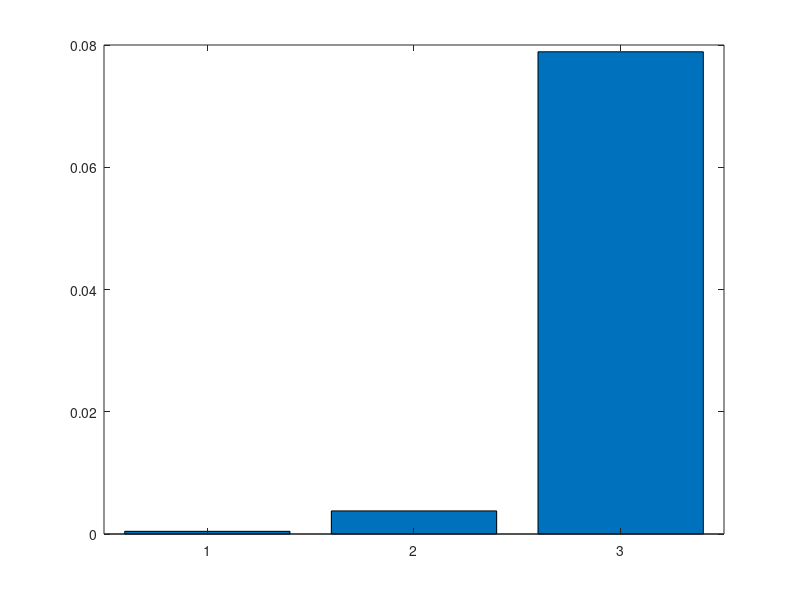
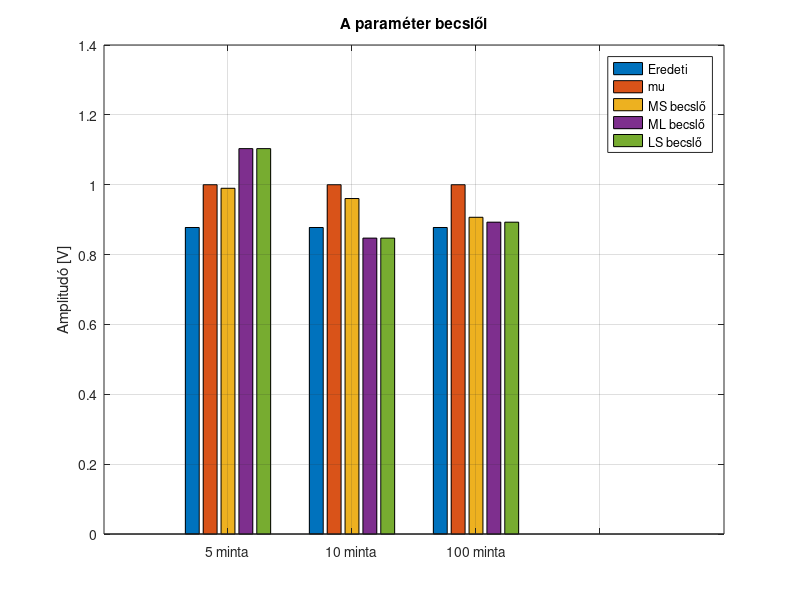
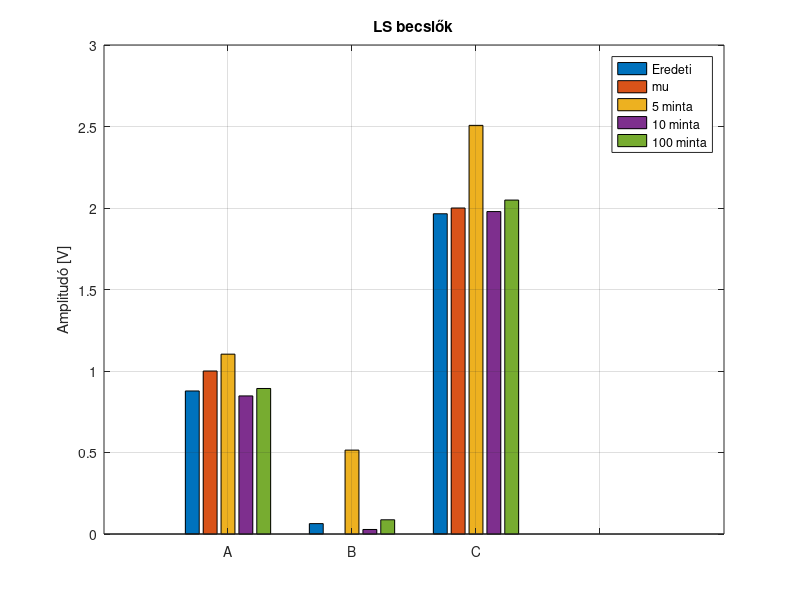
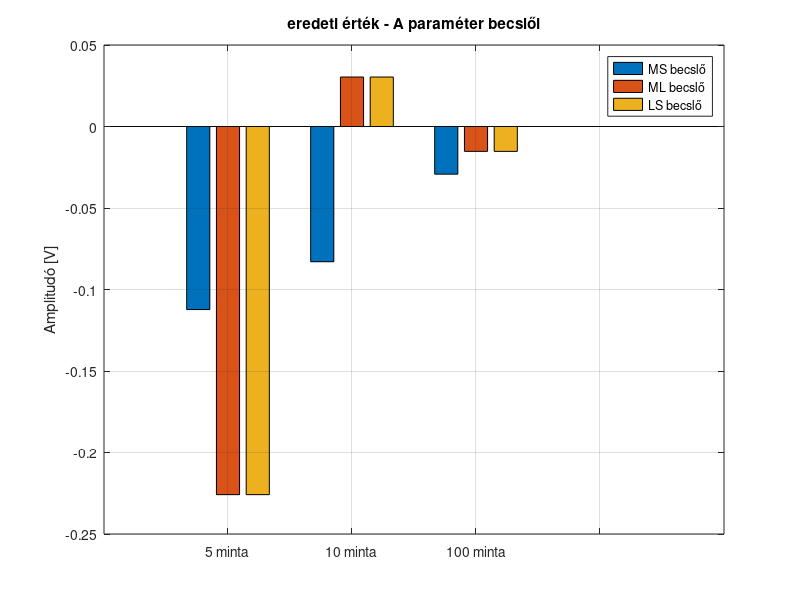

Source code (MATLAB) for these figures, in order:
%% Clean up
    clear;
    close all;
    clc;

%% Parametetek
    mu_A        = 1;    % V
    mu_B        = 0;    % V
    mu_C        = 2;    % V
    o_a         = .1;   % V
    o_w         = .1;   % V
    ro          = .1;   % 
    t_0         = 10;   % ms
    f_0         = 50;   % Hz
    rendszer    = 'E';  % 
    r           = .88;  % 
    P           = 25;   % 

%% Parameterek koherense telete
    t_0 = t_0/1000;

%% Elso feladat - Jelgenerator
    % Parameterek
    N_5   =   5;
    N_10  =  10;
    N_100 = 100;        % minta darabszama
   
    Periods = .1;    % vett periodusok
    
    % Valtozok
    t_5   = linspace(0+t_0, ((Periods/f_0)+t_0), N_5);
    t_10  = linspace(0+t_0, ((Periods/f_0)+t_0), N_10);
    t_100 = linspace(0+t_0, ((Periods/f_0)+t_0), N_100);

    % A, B, C parameterek meghatarozasa
    C_aa = o_a^2 .* [1, ro, ro^2; ro, 1, ro; ro^2, ro, 1];
    rng('default');  % Visszaallitjuk a generator alapertelmezett allapotat a reprodukalhatosag erdekeben
    X = mvnrnd([mu_A, mu_B, mu_C], C_aa, 1);
    A = X(1);
    B = X(2);
    C = X(3);

    % Zajos jel generalasa
    sn = @(t) A*sin(2*pi*f_0*t) + B*cos(2*pi*f_0*t) + C + o_w*rand;
    u_5   = zeros(N_5,1);
    u_10  = zeros(N_10,1);
    u_100 = zeros(N_100,1);

    for k=1:N_5
        u_5(k)   = sn(t_5(k));
    end
    for k=1:N_10
        u_10(k)  = sn(t_10(k));
    end
    for k=1:N_100
        u_100(k) = sn(t_100(k));
    end
    figure(1);
        plot(t_5,u_5,t_10,u_10,t_100,u_100, LineWidth=1.5);
        grid on;
        title('Generált zajos jel');
        xlabel('Idő [s]');
        ylabel('Amlitudó [V]');
        legend('5 minta', '10 minta', '100 minta');

%% Masodik feladat - MS becslo
    % Megfigyelesi matrix
    U     = @(n,t) [sin(2*pi*f_0*t'),cos(2*pi*f_0*t'),ones(n,1)];
    C_nn  = @(n) eye(n)*o_w^2;
    C_aaz = @(n,t) U(n,t).'*inv(C_nn(n))*U(n,t)+inv(C_aa);

    MS = @(u,n,t) [mu_A; mu_B; mu_C] + inv(C_aaz(n,t)) * U(n,t).'*inv(C_nn(n))*(u-(U(n,t)*[mu_A;mu_B;mu_C]));

    % a - a tenyleges es a becsult erteket es az elteresuket
    MS_5   = MS(u_5,   N_5,   t_5);
    MS_10  = MS(u_10,  N_10,  t_10);
    MS_100 = MS(u_100, N_100, t_100);
    
    % b - a becsles torzitasat
    b = @(n, a) ([mu_A; mu_B; mu_C] - a)/(1+n*(o_a^2/o_w^2));
    b_5   = b(5, MS_5);
    b_10  = b(10, MS_10);
    b_100 = b(100, MS_100);

    % c - a becsult ertekek kovarianciajat (kovariancia matrixat)
    C_aaz_5   = C_aaz(N_5,   t_5);
    C_aaz_10  = C_aaz(N_10,  t_10);
    C_aaz_100 = C_aaz(N_100, t_100);
   
%% Harmadik feladat - ML becslo (Gauss - Markov)
    GM = @(u, n, t) inv(U(n,t)'*inv(C_nn(n))*U(n,t))*U(n,t)'*inv(C_nn(n))*u;
    
    ML_5   = GM(u_5,   N_5,   t_5);
    ML_10  = GM(u_10,  N_10,  t_10);
    ML_100 = GM(u_100, N_100, t_100);
    
%% Negyedik feladat - LS becslo + minosegjelzo
    LS = @(u, n, t) inv(U(n,t).'*U(n,t))*U(n,t).'*u;
    J = @(u, a_k, n, t) u'*(u- U(n,t)*a_k);

    LS_5   = LS(u_5,   N_5,   t_5);
    LS_10  = LS(u_10,  N_10,  t_10);
    LS_100 = LS(u_100, N_100, t_100);

    J_5    = J(u_5,   LS_5,   N_5,   t_5);
    J_10   = J(u_10,  LS_10,  N_10,  t_10);
    J_100  = J(u_100, LS_100, N_100, t_100);
    
    bar([J_5 J_10, J_100]);

%% Otodik feladat - u(t) = D sin(2pi * f_0 * t + fi) + C
    % Addicios telellel: D*cos(fi)*sin(2*pi*f_0*t) + D*sin(fi)*cos(2*pi*f_0*t) + C
    %                    A*sin(2*pi*f_0*t) + B*cos(2*pi*f_0*t) + C
    % D = sqrt (A^2 + B^2)
    % phi = atan(B/A)
    U_d  = @(n,t) [sin(2*pi*f_0*t'), cos(2*pi*f_0*t'), ones(n,1)];
    LS_d = @(u,n,t) inv(U_d(n,t).'*U_d(n,t))*U_d(n,t).'*u;

    LS_d_5   = LS_d(u_5,   N_5,   t_5);
    LS_d_10  = LS_d(u_10,  N_10,  t_10);
    LS_d_100 = LS_d(u_100, N_100, t_100);

    % Egyenletrendszer megoldasai
    p = LS_d_5;
    D_5  = sqrt(p(1)^2 + p(2)^2);
    fi_5 = atan(p(2)./p(1));
    dC_5 = p(3);

    p = LS_d_10;
    D_10  = sqrt(p(1)^2 + p(2)^2);
    fi_10 = atan(p(2)./p(1));
    dC_10 = p(3);

    p = LS_d_100;
    D_100  = sqrt(p(1)^2 + p(2)^2);
    fi_100 = atan(p(2)./p(1));
    dC_100 = p(3);

    figure(5);
        show = [D_5, D_10, D_100; fi_5, fi_10, fi_100; dC_5, dC_10, dC_100];
        bar(show);
        title('D, fi és C LS becslői');
        xticklabels({'D', 'fi', 'C'});
        legend('5 minta', '10 minta', '100 minta');
        ylabel('Amplitudó [V] & Fázis [rad]');
        grid on;

    % Minosegjelzo
    J_d = @(u, a_k, n, t) u'*(u- (U_d(n,t)*a_k));
    J_d_5    = J_d(u_5,   [D_5;  fi_5;   dC_5],   N_5,   t_5);
    J_d_10   = J_d(u_10,  [D_10; fi_10;  dC_10],  N_10,  t_10);
    J_d_100  = J_d(u_100, [D_10; fi_100; dC_100], N_100, t_100);

    % CRLB
    % Derivaltak meghatarozasa
        % u = D sin(2pi * f_0 * t + fi) + C
        udD  = @(t,D,fi,C) 1*sin(2*pi*f_0*t+fi); 
        udfi = @(t,D,fi,C) D*cos(2*pi*f_0*t+fi) * 1;
        udC  = @(t,D,fi,C) 1;

    % Hasznalhato ez a keplet ,mert:
    % u = s(a) + w
    % zaj: gauss, mu_zaj = 0, szorasa o_w
        CRLB = @(udx) o_w^2 / ((udx*ones(length(udx),1))^2);  % ahol udx egy sorvektor
    
    % Derivalt jelek meghatarozasa
        % 5 elemu
            s_udD_5  = zeros(1,N_5);
            s_udfi_5 = zeros(1,N_5);
            s_udC_5  = zeros(1,N_5);
            for k = 1:N_5
                s_udD_5(1,k)  = udD( t_5(k), D_5, fi_5, dC_5);
                s_udfi_5(1,k) = udfi(t_5(k), D_5, fi_5, dC_5);
                s_udC_5(1,k)  = udC( t_5(k), D_5, fi_5, dC_5);
            end
        % 10 elemu
            s_udD_10  = zeros(1,N_10);
            s_udfi_10 = zeros(1,N_10);
            s_udC_10  = zeros(1,N_10);
            for k = 1:N_10
                s_udD_10(1,k) =  udD( t_10(k), D_10, fi_10, dC_10);
                s_udfi_10(1,k) = udfi(t_10(k), D_10, fi_10, dC_10);
                s_udC_10(1,k) =  udC( t_10(k), D_10, fi_10, dC_10);
            end
        % 100 elemu
        s_udD_100 = zeros(1,N_100);
        s_udfi_100 = zeros(1,N_100);
        s_udC_100 = zeros(1,N_100);
        for k = 1:N_100
            s_udD_100(1,k) =  udD( t_100(k), D_100, fi_100, dC_100);
            s_udfi_100(1,k) = udfi(t_100(k), D_100, fi_100, dC_100);
            s_udC_100(1,k) =  udC( t_100(k), D_100, fi_100, dC_100);
        end

    % CRLB-k kiszamolasa
        CRLB_D_5   =  CRLB(s_udD_5);
        CRLB_D_10  =  CRLB(s_udD_10);
        CRLB_D_100 =  CRLB(s_udD_100);

        CRLB_fi_5   = CRLB(s_udfi_5);
        CRLB_fi_10  = CRLB(s_udfi_10);
        CRLB_fi_100 = CRLB(s_udfi_100);

        CRLB_C_5   =  CRLB(s_udC_5);
        CRLB_C_10  =  CRLB(s_udC_10);
        CRLB_C_100 =  CRLB(s_udC_100);
        
    %% Kiértékelés
    k = 1;
    figure(2);
        og = [A, B, C];
        mu = [mu_A,mu_B,mu_C];
        diag_title = ['A paraméter becslői';'B paraméter becslői';'C paraméter becslői'];
        show = [og(k), mu(k), MS_5(k), ML_5(k), LS_5(k); og(k), mu(k),MS_10(k), ML_10(k), LS_10(k); og(k), mu(k), MS_100(k), ML_100(k), LS_100(k); 0, 0, 0, 0, 0];
        bar(show);
        title(diag_title(k,:));
        xticklabels({'5 minta', '10 minta', '100 minta'});
        legend('Eredeti','mu','MS becslő','ML becslő','LS becslő');
        ylabel('Amplitudó [V]');
        grid on;

    k = 3;
    figure(3);
        if (k == 1)
        show = [A, mu_A, MS_5(1), MS_10(1), MS_100(1); B, mu_B, MS_5(2), MS_10(2), MS_100(2); C, mu_C, ML_5(3), ML_10(3), ML_100(3); 0, 0, 0, 0, 0];
        end
        if (k == 2)
        show = [A, mu_A, ML_5(1), ML_10(1), ML_100(1); B, mu_B, ML_5(2), ML_10(2), ML_100(2); C, mu_C, MS_5(3), MS_10(3), MS_100(3); 0, 0, 0, 0, 0];
        end
        if (k == 3)
        show = [A, mu_A, LS_5(1), LS_10(1), LS_100(1); B, mu_B, LS_5(2), LS_10(2), LS_100(2); C, mu_C, LS_5(3), LS_10(3), LS_100(3); 0, 0, 0, 0, 0];
        end
        bar(show);
        xticklabels({'A', 'B', 'C'});
        ylabel('Amplitudó [V]');
        grid on;
        diag_title = ['MS becslők'; 'ML becslők'; 'LS becslők'];
        title(diag_title(k,:));
        legend('Eredeti', 'mu', '5 minta', '10 minta', '100 minta');


    k = 1;
    figure(4);
        og = [A, B, C];
        mu = [mu_A,mu_B,mu_C];
        diag_title = ['eredeti érték - A paraméter becslői';'eredeti érték - B paraméter becslői';'eredeti érték - C paraméter becslői'];
        show = [og(k)-MS_5(k), og(k)-ML_5(k), og(k)-LS_5(k); og(k)-MS_10(k), og(k)-ML_10(k), og(k)-LS_10(k); og(k)-MS_100(k), og(k)-ML_100(k), og(k)-LS_100(k); 0, 0, 0];
        bar(show);
        title(diag_title(k,:));
        xticklabels({'5 minta', '10 minta', '100 minta'});
        legend('MS becslő','ML becslő','LS becslő');
        ylabel('Amplitudó [V]');
        grid on;

    signal = @(t,p) p(1)*sin(2*pi*f_0*t) + p(2)*cos(2*pi*f_0*t) + p(3);

    s_MS_5   = signal(t_5,  MS_5);
    s_MS_10  = signal(t_10, MS_10);
    s_MS_100 = signal(t_100,MS_100);

    s_ML_5   = signal(t_5,  ML_5);
    s_ML_10  = signal(t_10,  ML_10);
    s_ML_100 = signal(t_100,  ML_100);

    s_LS_5   = signal(t_5,  LS_5);
    s_LS_10  = signal(t_10, LS_10);
    s_LS_100 = signal(t_100,LS_100);

    figure(5);
        plot(t_100, u_100 ,t_5, s_MS_5, t_10, s_MS_10, t_100, s_MS_100, LineWidth=1.5);
        title('MS becslők');
        legend('generált zajos jel', 'becslő 5 mintával','becslő 10 mintával','becslő 100 mintával');
        ylabel('Amplitudó [V]');
        xlabel('Idő [s]');
        grid on;
        
    figure(6);
        plot(t_100, u_100 ,t_5, s_ML_5, t_10, s_ML_10, t_100, s_ML_100, LineWidth=1.5);
        title('ML becslők');
        legend('generált zajos jel', 'becslő 5 mintával','becslő 10 mintával','becslő 100 mintával');
        ylabel('Amplitudó [V]');
        xlabel('Idő [s]');
        grid on;

    figure(7);
        plot(t_100, u_100 ,t_5, s_LS_5, t_10, s_LS_10, t_100, s_LS_100, LineWidth=1.5);
        title('LS becslők');
        legend('generált zajos jel', 'becslő 5 mintával','becslő 10 mintával','becslő 100 mintával');
        ylabel('Amplitudó [V]');
        xlabel('Idő [s]');
        grid on;

    
    D_signal = @(t,D,fi,C) D*sin(2*pi*f_0 *t+fi) + C;
    D_LS_5   = D_signal(t_5,   D_5,   fi_5,   dC_5);
    D_LS_10  = D_signal(t_10,  D_10,  fi_10,  dC_10);
    D_LS_100 = D_signal(t_100, D_100, fi_100, dC_100);
    figure(8);
        plot(t_100, u_100 ,t_5, D_LS_5, t_10, D_LS_10, t_100, D_LS_100, LineWidth=1.5);
        title('LS becslők');
        legend('generált zajos jel', 'becslő 5 mintával','becslő 10 mintával','becslő 100 mintával');
        ylabel('Amplitudó [V]');
        xlabel('Idő [s]');
        grid on;

    figure(9);
        plot(t_100, u_100 ,t_100, s_MS_100, t_100, s_ML_100, t_100, s_LS_100, LineWidth=1);
        title('Becslők');
        legend('generált zajos jel', 'MS', 'ML', 'LS');
        ylabel('Amplitudó [V]');
        xlabel('Idő [s]');
        grid on;
